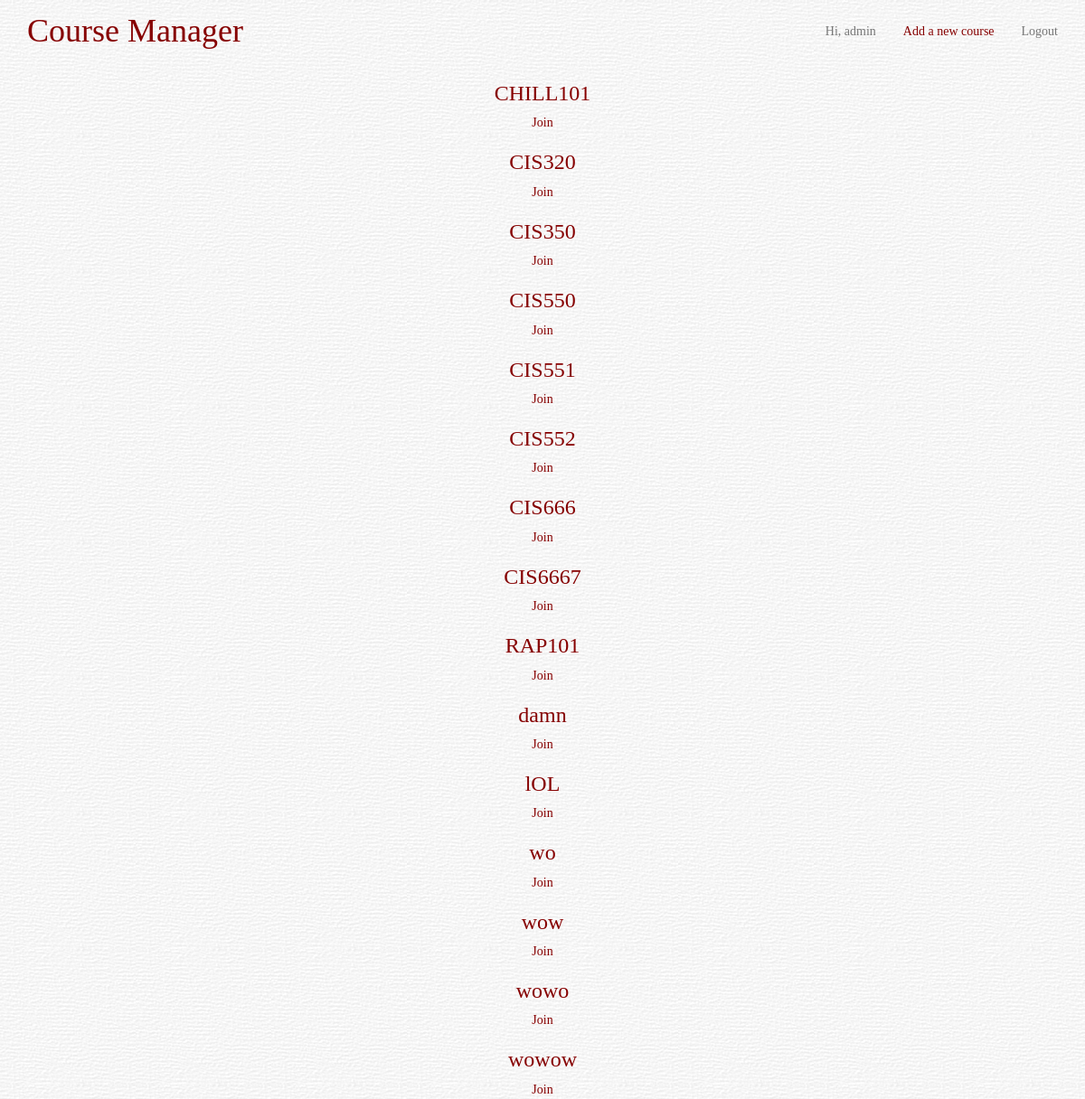
The app's page /courses/ (signed in), older data.
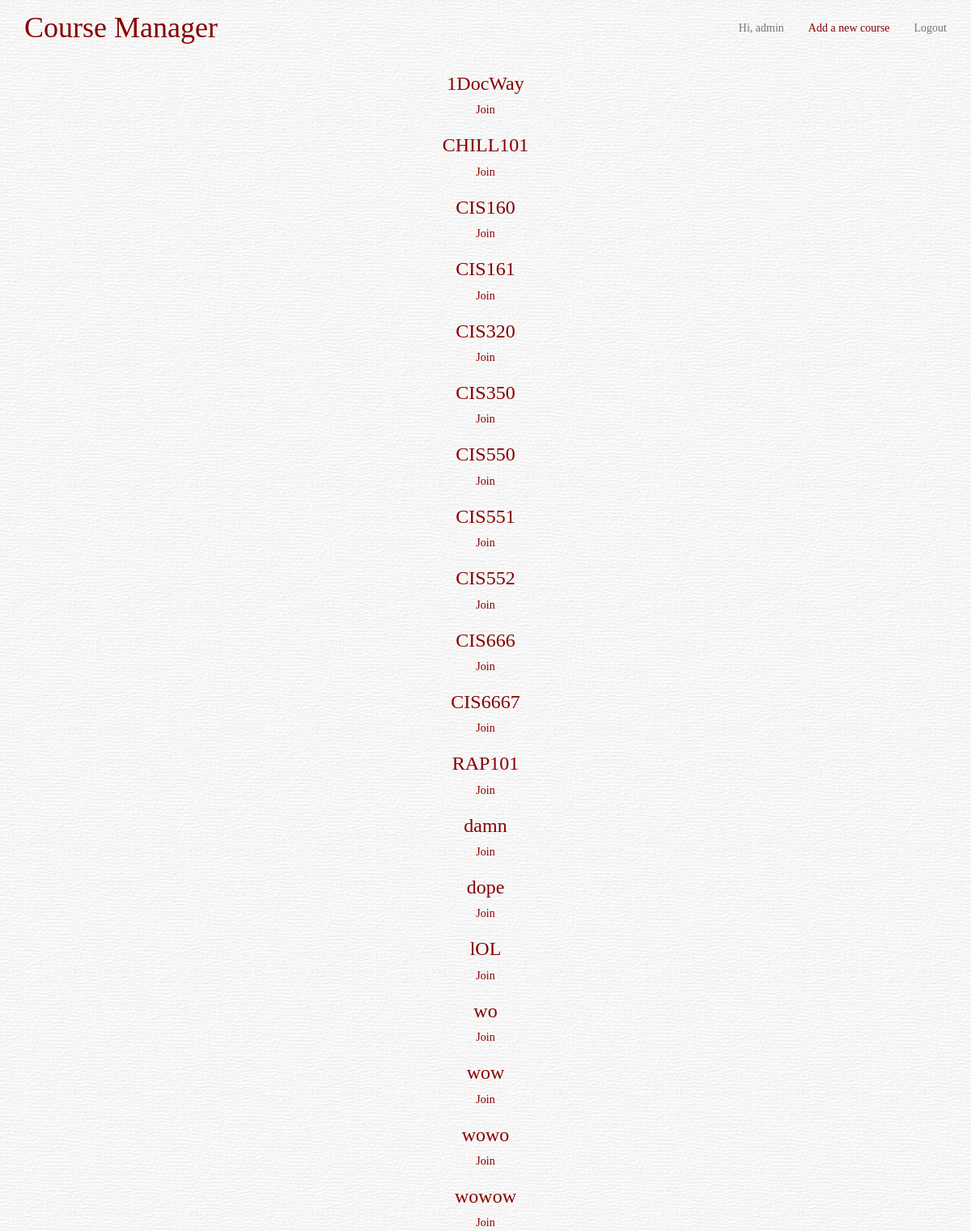
The same page, newer data.
### polls/models.py (models this page shows)
class Choice(models.Model):
    new_course = models.CharField(max_length=200, null=True, blank=True)
    courses_taking = models.ManyToManyField(User)
    def __unicode__(self):
        return self.new_course

### polls/views.py (the view)
@login_required(login_url='/login/')
def index(request):
    course_list = Choice.objects.order_by('new_course')
    users = UserProfile.objects.all
    all_courses = request.user.choice_set.all()
    if request.user.first_name + ' ' + request.user.last_name != ' ':
        current_user = request.user.first_name + ' ' + request.user.last_name
    else:
        current_user = request.user.username
    if request.user.first_name != '':
        user_first_name = request.user.first_name
    else:
        user_first_name = request.user.username
    context = {'course_list': course_list, "users": users, "current_user":current_user, "all_courses":all_courses, "user_first_name":user_first_name}
    return render(request, 'polls/index.html', context)

### polls/templates/polls/index.html (shortened to what this page needs)
<head>
	{% load staticfiles %}
    <link rel="stylesheet" type="text/css" href="{% static "css/bootstrap.css" %}">
    <link rel="stylesheet" type="text/css" href="{% static "css/styles.css" %}">
</head>
<body>
    <div class="navbar navbar-default navbar-fixed-top" role="navigation">
      <div class="container">
        <div class="navbar-header">
          <a class="navbar-brand"><h1 id='title'>Course Manager</h1></a>
        </div>
        <div class="navbar-collapse collapse">
          <ul class="nav navbar-nav navbar-right">
            <li><a class="inactive">Hi, {{ user_first_name }}</a></li>
            <li><a class="top_bar" href="/courses/add_course/">Add a new course</a></li>
            <li><a href="/courses/logout/">Logout</a></li>
          </ul>
        </div>
      </div>
    </div>
    <div class="container">
{% if course_list %}
	<center>{% for course in course_list %}
			<h3>{{ course }}</h3>
				{% if course in all_courses %}
					<a class='buttons' id='course_button'>Leave</a>
          <a id='coursemates_link' href='{{ course.id }}'>See students' list</a>
				{% else %}
					<a class='buttons' id='course_button'>Join</a>
          {% endif %}
	{% endfor %}</center>
{% else %}
	<center><p>No courses are added yet.</p></center>
{% endif %}
</div>
{% load staticfiles %}
</body>

Row changes from the older to the newer data that the page shows:
added Choice: new_course "1DocWay"
added Choice: new_course "CIS160"
added Choice: new_course "CIS161"
added Choice: new_course "dope"
